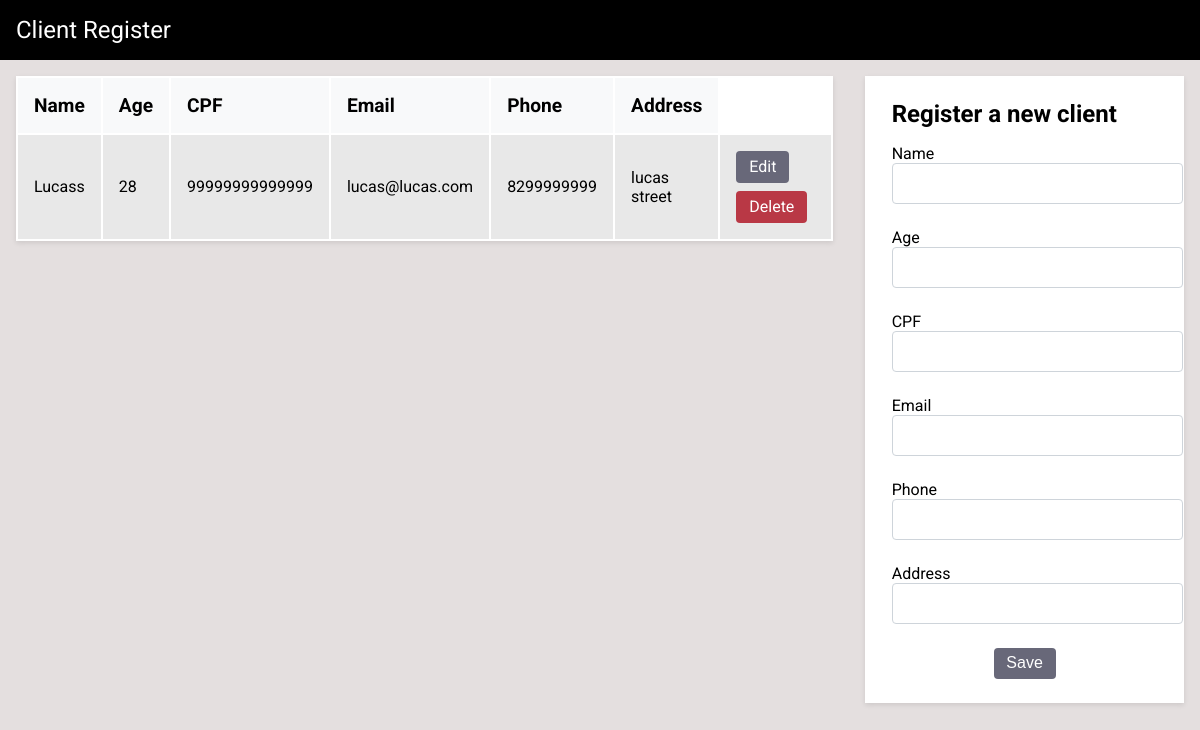
The page /core/ on the database as committed earlier.
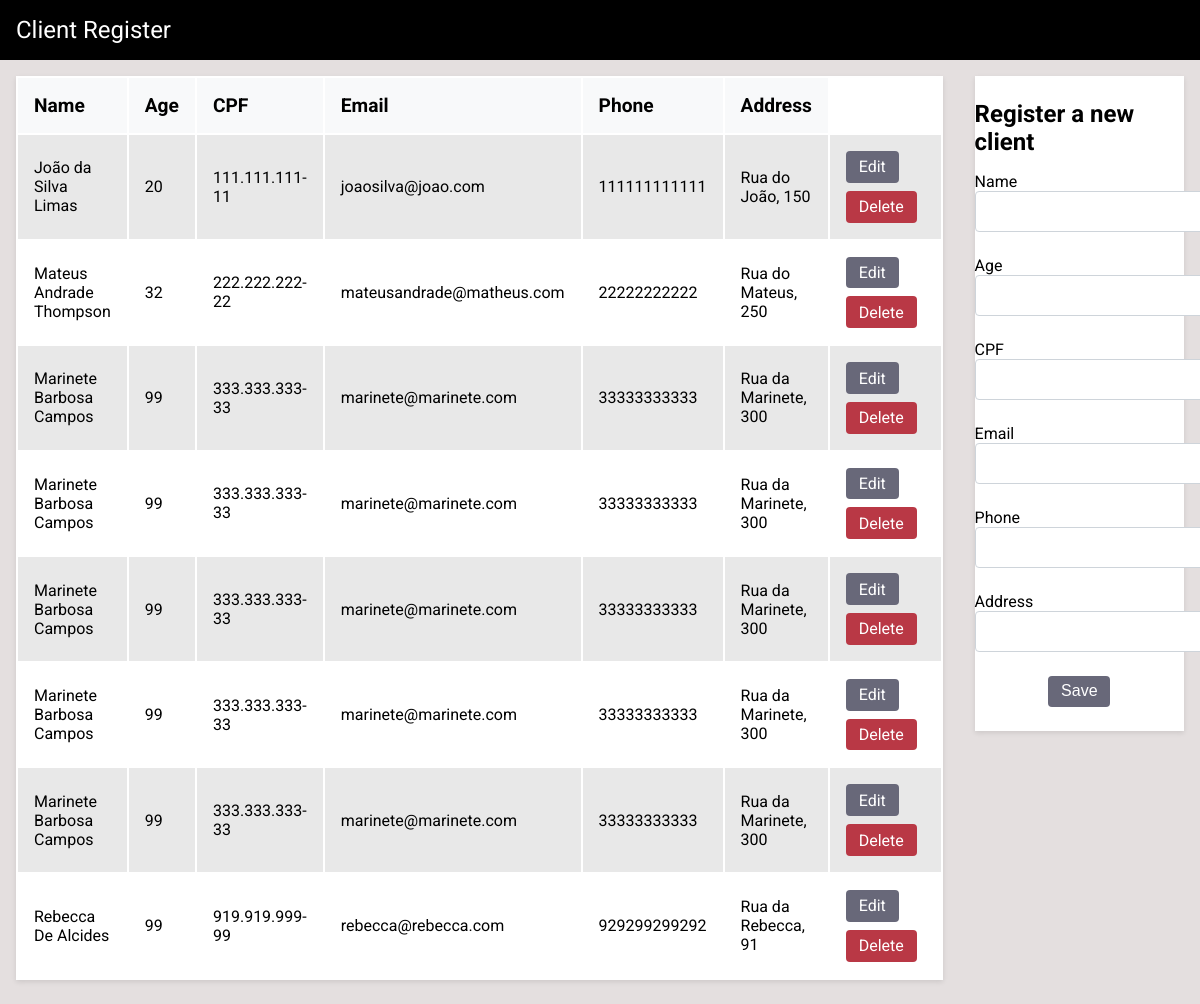
The same page on the database as committed later.
### core/models.py (models this page shows, shortened)
class Person(models.Model):
    name = models.CharField(max_length=100)
    age = models.IntegerField()
    cpf = models.CharField(max_length=11)
    email = models.EmailField()
    phone = models.CharField(max_length=11)
    address = models.CharField(max_length=100)

### core/views.py (the view)
# urls.py: 2. Add a URL to urlpatterns:  path('', views.home, name='home')
def home(request):
    people = Person.objects.all()
    return render(request, "index.html", {"people": people})

### core/templates/index.html (shortened to what this page needs)
<!DOCTYPE html>
<html lang="en">
  <head>
    {% load static %}
    <link
      rel="stylesheet"
      href="{% static 'index.css' %}"
    />
  </head>
  <body>
    <nav class="navbar">
      <div class="container">
        <a
          class="navbar-brand"
          href="#"
          >Client Register</a
        >
    </nav>
    <div class="container">
      <div class="table-container">
        <table class="table table-striped">
          <thead>
            <tr>
              <th>Name</th>
              <th>Age</th>
              <th>CPF</th>
              <th>Email</th>
              <th>Phone</th>
              <th>Address</th>
            </tr>
          </thead>
          <tbody>
            {% for person in people %}
            <tr>
              <td>{{ person.name }}</td>
              <td>{{ person.age }}</td>
              <td>{{ person.cpf }}</td>
              <td>{{ person.email }}</td>
              <td>{{ person.phone }}</td>
              <td>{{ person.address }}</td>
              <td>
                <a
                  href="{% url 'edit' person.id %}"
                  class="btn btn-primary"
                  >Edit</a
                >
                <a
                  href="{% url 'delete' person.id %}"
                  class="btn btn-danger"
                  >Delete</a
                >
              </td>
            </tr>
            {% endfor %}
          </tbody>
        </table>
      </div>
      <div class="form-container">
        <form
          action="{% url 'save' %}"
          method="POST"
          class="new-person-form"
          onsubmit="return validateForm()"
        >
          <div class="row">
            <div class="col-md-6">
              <div class="form-group">
                <h2>Register a new client</h2>
                <label for="name">Name</label>
                <input
                  type="text"
                  class="form-control"
                  name="name"
                  id="name"
                  required
                />
              </div>
              <div class="form-group">
                <label for="age">Age</label>
                <input
                  type="number"
                  class="form-control"
                  name="age"
                  id="age"
                  min="0"
                  max="120"
                  required
                />
              </div>
              <div class="form-group">
                <label for="cpf">CPF</label>
                <input
                  type="text"
                  class="form-control"
                  name="cpf"
                  id="cpf"
                  pattern="\d{3}\.\d{3}\.\d{3}-\d{2}"
                  required
                />
              </div>
            </div>
            <div class="col-md-6">
              <div class="form-group">
                <label for="email">Email</label>
                <input
                  type="email"
                  class="form-control"
                  name="email"
                  id="email"
                  required
                />
              </div>
              <div class="form-group">
                <label for="phone">Phone</label>
                <input
                  type="tel"
                  class="form-control"
                  name="phone"
                  id="phone"
                  required
                />
              </div>
              <div class="form-group">
                <label for="address">Address</label>
                <input
                  type="text"
                  class="form-control"
                  name="address"
                  id="address"
                  required
                />
              </div>
            </div>
          </div>
          <button
            type="submit"
            class="btn btn-primary"
          >
            Save
          </button>
        </form>
      </div>
    </div>
  </body>
</html>

### core/static/index.css (style rules this page uses)
* { margin: 0; padding: 0; }
body { background-color: #e4dfdf; font-family: 'Roboto', sans-serif; }
h2 { margin-bottom: 1rem; }
.navbar { background-color: #000; color: #fff; padding: 1rem; }
.navbar .navbar-brand { color: #fff; font-size: 1.5rem; text-decoration: none; }
.table { margin-bottom: 0.5rem; background-color: #fff; box-shadow: 0 2px 5px rgba(0, 0, 0, 0.1); transition: box-shadow 0.3s ease; }
.table th { background-color: #f8f9fa; padding: 1rem; text-align: left; font-size: 1.2rem; }
.table td { padding: 1rem; }
.table .btn { margin-right: 0.5rem; }
.table-striped tbody tr:nth-of-type(odd) { background-color: #e8e8e8; }
.form-group { margin-bottom: 1.5rem; }
.form-control { width: 100%; padding: 0.75rem; border-radius: 4px; border: 1px solid #ced4da; background-color: #fff; }
.btn { padding: 0.4rem 0.8rem; display: inline-block; border-radius: 4px; cursor: pointer; color: #fff; border: none; text-decoration: none; }
.btn-primary { background-color: #686879; }
.btn.btn-primary { font-size: 1rem; }
.btn-danger { background-color: #b93845; margin-top: 0.5rem; }
.new-person-form { background-color: #fff; padding-top: 1.5rem; padding-bottom: 1.5rem; padding-left: 0; padding-right: 0; box-shadow: 0 2px 5px rgba(0, 0, 0, 0.1); display: flex; flex-direction: column; align-items: center; justify-content: center; max-width: 25rem; margin-left: auto; margin-right: auto; }
.row { display: flex; flex-direction: column; }
.container { display: flex; }
.table-container { flex: 2; padding: 1rem; }
.form-container { flex: 1; padding: 1rem; }

Rows that differ between the two databases and show on the page:
removed Person: name "Lucass", age "28", cpf "99999999999999", email "lucas@lucas.com", phone "8299999999", address "lucas street"
added Person: name "João da Silva Limas", age "20", cpf "111.111.111-11", email "joaosilva@joao.com", phone "111111111111", address "Rua do João, 150"
added Person: name "Mateus Andrade Thompson", age "32", cpf "222.222.222-22", email "mateusandrade@matheus.com", phone "22222222222", address "Rua do Mateus, 250"
added Person: name "Marinete Barbosa Campos", age "99", cpf "333.333.333-33", email "marinete@marinete.com", phone "33333333333", address "Rua da Marinete, 300"
added Person: name "Marinete Barbosa Campos", age "99", cpf "333.333.333-33", email "marinete@marinete.com", phone "33333333333", address "Rua da Marinete, 300"
added Person: name "Marinete Barbosa Campos", age "99", cpf "333.333.333-33", email "marinete@marinete.com", phone "33333333333", address "Rua da Marinete, 300"
added Person: name "Marinete Barbosa Campos", age "99", cpf "333.333.333-33", email "marinete@marinete.com", phone "33333333333", address "Rua da Marinete, 300"
added Person: name "Marinete Barbosa Campos", age "99", cpf "333.333.333-33", email "marinete@marinete.com", phone "33333333333", address "Rua da Marinete, 300"
added Person: name "Rebecca De Alcides", age "99", cpf "919.919.999-99", email "rebecca@rebecca.com", phone "929299299292", address "Rua da Rebecca, 91"
